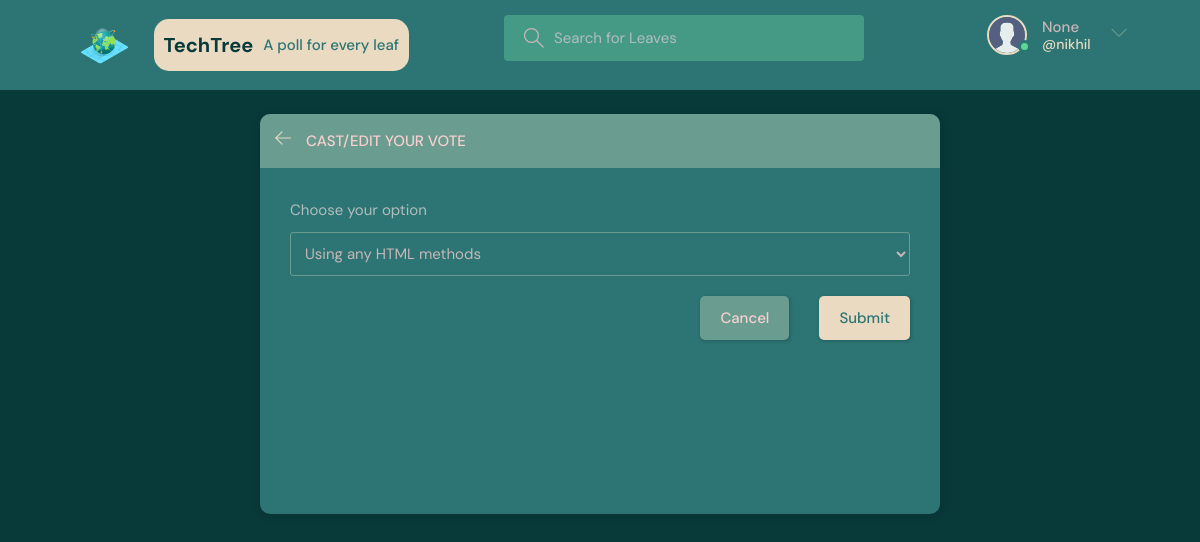
/vote/4/ (signed in), run on the app's committed database.
### base/models.py (models this page shows)
class User(AbstractUser):
    name = models.CharField(max_length=200, null=True)
    email = models.EmailField(unique=True, null=True)
    bio = models.TextField(null=True)
    avatar = models.ImageField(null=True, default="avatar.svg")
    USERNAME_FIELD = 'email'
    REQUIRED_FIELDS = ['username']

### base/views.py (the view)
# urls.py: path('vote/<str:pk>/', views.votePage, name='vote'),
@login_required(login_url='login')
def votePage(request, pk):
    room = Room.objects.get(id=pk)
    poll = Poll.objects.get(room=room)
    options = poll.option_set.all()
    if(request.user in poll.poll_takers.all()):
        request.session['voted'] = Option.objects.get(user_selections=request.user, question=poll).text
        return redirect('voted-already', pk=room.id)
    if request.method == 'POST':
        if(request.user not in poll.poll_takers.all()):
            poll.poll_takers.add(request.user)
            option = Option.objects.get(id=request.POST.get('option'))
            option.user_selections.add(request.user)
        return redirect('poll', pk=room.id)
    context = {'poll': poll, 'options': options}
    return render(request, 'base/vote.html', context)

### base/templates/base/vote.html (shortened to what this page needs)
{% extends 'main.html' %}
{% block content %}
<main class="create-room layout">
  <div class="container">
    <div class="layout__box">
      <div class="layout__boxHeader">
        <div class="layout__boxTitle">
          <a href="{{request.META.HTTP_REFERER}}">
            <svg
              version="1.1"
              xmlns="http://www.w3.org/2000/svg"
              width="32"
              height="32"
              viewBox="0 0 32 32"
            >
              <title>arrow-left</title>
              <path
                d="M13.723 2.286l-13.723 13.714 13.719 13.714 1.616-1.611-10.96-10.96h27.625v-2.286h-27.625l10.965-10.965-1.616-1.607z"
              ></path>
            </svg>
          </a>
          <h3>Cast/Edit your Vote</h3>
        </div>
      </div>
      <div class="layout__body">
        <form class="form" action="" method="POST">
          <div class="form__group">
            <label for="option">Choose your option</label>
            <select required name="option">
                {% for option in options %}
                <option value="{{option.id}}">{{option.text}}</option>
                {% endfor %}
            </select>
          </div>
          <div class="form__action">
            <a class="btn btn--dark" href="{{request.META.HTTP_REFERER}}"
              >Cancel</a
            >
            <button class="btn btn--main" type="submit">Submit</button>
          </div>
        </form>
      </div>
    </div>
  </div>
</main>
{% endblock content %}

### templates/navbar.html (shortened to what this page needs)
{% load static %}
<header class="header header--loggedIn">
    <div class="container">
        <a href="{% url 'home' %}" class="header__logo">
            <img src="{% static 'images/world.svg' %}"/>
            <div class="header__logo__text">
                <h1>TechTree</h1>
                <span>A poll for every leaf</span>
            </div>
        </a>
        <form class="header__search" method="GET" action="{% url 'home' %}">
            <label>
                <input name="q" placeholder="Search for Leaves" />
            </label>
        </form>
        <nav class="header__menu">
            {% if request.user.is_authenticated %}
            <div class="header__user">
                <a href="{% url 'update-user' %}">
                    <div class="avatar avatar--medium active">
                        <img src="{{request.user.avatar.url}}" />
                    </div>
                    <p>{{request.user.name}} <span>@{{request.user.username}}</span></p>
                </a>
                <button class="dropdown-button">
                    <svg version="1.1" xmlns="http://www.w3.org/2000/svg" width="32" height="32" viewBox="0 0 32 32">
                        <title>chevron-down</title>
                        <path d="M16 21l-13-13h-3l16 16 16-16h-3l-13 13z"></path>
                    </svg>
                </button>
            </div>
            {% else %}
            <a href="{% url 'login' %}">
                <img src="{% static 'images/avatar.svg' %}" />
                <p>Login</p>
            </a>
            {% endif %}
        </nav>
    </div>
</header>

### data on the page
User: user.avatar (placeholder picture), user.name "None", user.username "nikhil"

### other printed values
form field option "Using any HTML methods"
